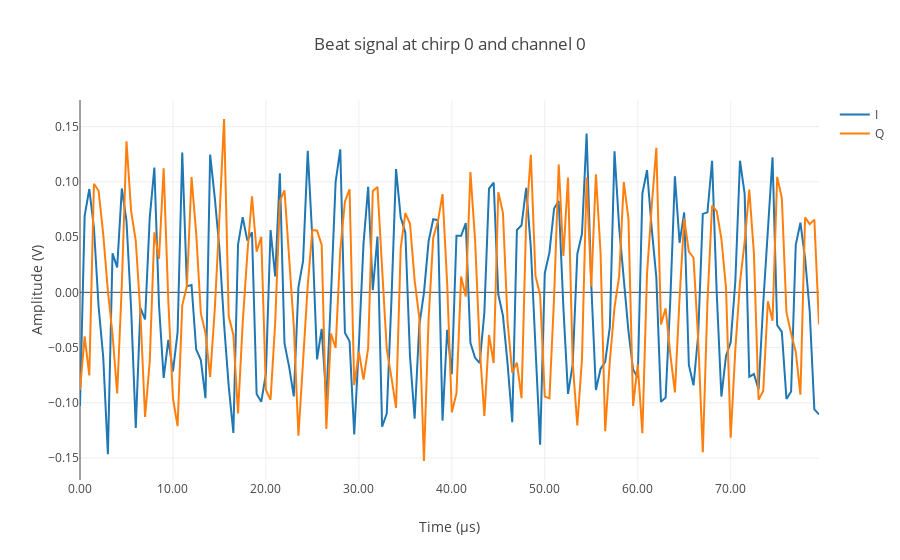

The notebook cell this image was saved under:
### Code cell
beat_I = go.Scatter(
    x=time_matrix[0, 0, :] * 1e6,
    y=np.real(beat_matrix[0, 0, :]),
    name='I',
)
beat_Q = go.Scatter(
    x=time_matrix[0, 0, :] * 1e6,
    y=np.imag(beat_matrix[0, 0, :]),
    name='Q',
)
data = [beat_I, beat_Q]

layout = go.Layout(
    title='Beat signal at chirp 0 and channel 0',
    yaxis=dict(tickformat='.2f', title='Amplitude (V)'),
    xaxis=dict(tickformat='.2f', title='Time (µs)'),
)

fig = go.Figure(data, layout=layout)
iplot(fig, filename='beat.html')

### Figure 1 — Plotly figure (JSON) as saved in the notebook; plotly's stock layout.template omitted (floating-point values rounded to 4 significant figures; data arrays with more than 128 entries replaced by an {"elided": "..."} marker saying what was removed)
{"data": [{"name": "I", "type": "scatter", "uid": "8240c9a8-d708-4902-b974-24f1804b4dc9", "x": {"elided": "160 float values"}, "y": {"elided": "160 float values"}}, {"name": "Q", "type": "scatter", "uid": "447dc6a1-8cb4-4c60-8396-ea2c0e0cfffe", "x": {"elided": "160 float values"}, "y": {"elided": "160 float values"}}], "layout": {"title": {"text": "Beat signal at chirp 0 and channel 0"}, "xaxis": {"tickformat": ".2f", "title": {"text": "Time (µs)"}}, "yaxis": {"tickformat": ".2f", "title": {"text": "Amplitude (V)"}}}}
